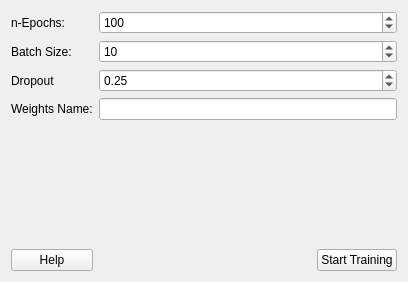
<?xml version="1.0" encoding="UTF-8"?>
<ui version="4.0">
 <class>Form</class>
 <widget class="QWidget" name="Form">
  <property name="geometry">
   <rect>
    <x>0</x>
    <y>0</y>
    <width>408</width>
    <height>282</height>
   </rect>
  </property>
  <property name="windowTitle">
   <string>Form</string>
  </property>
  <layout class="QGridLayout" name="gridLayout">
   <item row="2" column="0">
    <widget class="QLabel" name="label">
     <property name="text">
      <string>Dropout</string>
     </property>
    </widget>
   </item>
   <item row="0" column="0">
    <widget class="QLabel" name="label_2">
     <property name="text">
      <string>n-Epochs:</string>
     </property>
    </widget>
   </item>
   <item row="2" column="1">
    <widget class="QDoubleSpinBox" name="doubleSpinBox_DropOut">
     <property name="sizePolicy">
      <sizepolicy hsizetype="Expanding" vsizetype="Fixed">
       <horstretch>0</horstretch>
       <verstretch>0</verstretch>
      </sizepolicy>
     </property>
     <property name="maximum">
      <double>1.000000000000000</double>
     </property>
     <property name="value">
      <double>0.250000000000000</double>
     </property>
    </widget>
   </item>
   <item row="0" column="1">
    <widget class="QSpinBox" name="spinBox_Epochs">
     <property name="sizePolicy">
      <sizepolicy hsizetype="Expanding" vsizetype="Fixed">
       <horstretch>0</horstretch>
       <verstretch>0</verstretch>
      </sizepolicy>
     </property>
     <property name="maximum">
      <number>10000</number>
     </property>
     <property name="value">
      <number>100</number>
     </property>
    </widget>
   </item>
   <item row="1" column="0">
    <widget class="QLabel" name="label_3">
     <property name="text">
      <string>Batch Size:</string>
     </property>
    </widget>
   </item>
   <item row="1" column="1">
    <widget class="QSpinBox" name="spinBox_BatchSize">
     <property name="sizePolicy">
      <sizepolicy hsizetype="Expanding" vsizetype="Fixed">
       <horstretch>0</horstretch>
       <verstretch>0</verstretch>
      </sizepolicy>
     </property>
     <property name="minimum">
      <number>1</number>
     </property>
     <property name="maximum">
      <number>200</number>
     </property>
     <property name="value">
      <number>10</number>
     </property>
    </widget>
   </item>
   <item row="5" column="1">
    <layout class="QHBoxLayout" name="horizontalLayout">
     <item>
      <spacer name="horizontalSpacer">
       <property name="orientation">
        <enum>Qt::Horizontal</enum>
       </property>
       <property name="sizeHint" stdset="0">
        <size>
         <width>40</width>
         <height>20</height>
        </size>
       </property>
      </spacer>
     </item>
     <item>
      <widget class="QPushButton" name="btn_Train">
       <property name="text">
        <string>Start Training</string>
       </property>
      </widget>
     </item>
    </layout>
   </item>
   <item row="4" column="1">
    <spacer name="verticalSpacer">
     <property name="orientation">
      <enum>Qt::Vertical</enum>
     </property>
     <property name="sizeHint" stdset="0">
      <size>
       <width>20</width>
       <height>40</height>
      </size>
     </property>
    </spacer>
   </item>
   <item row="5" column="0">
    <widget class="QPushButton" name="btn_Help">
     <property name="text">
      <string>Help</string>
     </property>
    </widget>
   </item>
   <item row="3" column="0">
    <widget class="QLabel" name="label_4">
     <property name="text">
      <string>Weights Name:</string>
     </property>
    </widget>
   </item>
   <item row="3" column="1">
    <layout class="QHBoxLayout" name="horizontalLayout_2">
     <item>
      <widget class="QLineEdit" name="lineEdit_Name"/>
     </item>
    </layout>
   </item>
  </layout>
 </widget>
 <resources/>
 <connections/>
</ui>
